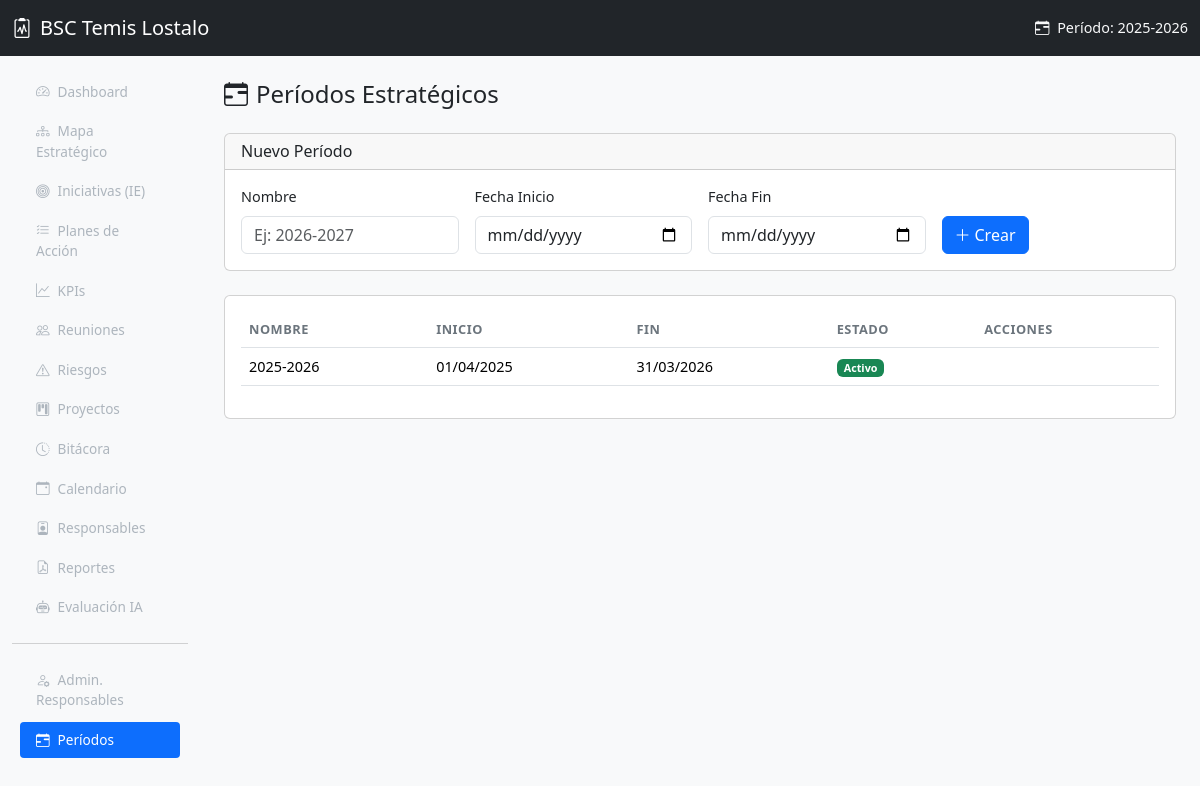
The app's page /index.php?page=periodos with its own data.
### tables this page shows
CREATE TABLE periodos_estrategicos (
    id INT AUTO_INCREMENT PRIMARY KEY,
    nombre VARCHAR(100) NOT NULL,
    fecha_inicio DATE NOT NULL,
    fecha_fin DATE NOT NULL,
    activo TINYINT(1) DEFAULT 0,
    created_at TIMESTAMP DEFAULT CURRENT_TIMESTAMP
);

### includes/functions.php (called while the page is built, shortened)
<?php
function sanitize($input) {
    return htmlspecialchars(trim($input), ENT_QUOTES, 'UTF-8');
}
function activeNav($page, $current) {
    return ($page === $current) ? 'active' : '';
}
function formatDate($date) {
    return date('d/m/Y', strtotime($date));
}
function getPeriodoActivo($pdo) {
    $stmt = $pdo->query("SELECT * FROM periodos_estrategicos WHERE activo = 1 LIMIT 1");
    return $stmt->fetch();
}

### models/Periodo.php (called while the page is built, shortened)
<?php
require_once __DIR__ . '/../config/database.php';
require_once __DIR__ . '/../includes/functions.php';
class Periodo {
    static function getAll($pdo) {
        $stmt = $pdo->query("SELECT * FROM periodos_estrategicos ORDER BY fecha_inicio DESC");
        return $stmt->fetchAll();
    }
}

### views/periodos/index.php (the view, shortened to what this page needs)
<?php
require_once __DIR__ . '/../../models/Periodo.php';
$periodos = Periodo::getAll($pdo);
require_once __DIR__ . '/../layout/header.php';
?>
<h4 class="mb-4"><i class="bi bi-calendar-range me-2"></i>Períodos Estratégicos</h4>
<div class="card mb-4">
    <div class="card-header"><h6 class="mb-0">Nuevo Período</h6></div>
    <div class="card-body">
        <form method="POST" action="<?= BASE_URL ?>index.php?page=periodos&action=guardar" class="row g-3 align-items-end">
            <div class="col-md-3">
                <label class="form-label">Nombre</label>
                <input type="text" class="form-control" name="nombre" placeholder="Ej: 2026-2027" required>
            </div>
            <div class="col-md-3">
                <label class="form-label">Fecha Inicio</label>
                <input type="date" class="form-control" name="fecha_inicio" required>
            </div>
            <div class="col-md-3">
                <label class="form-label">Fecha Fin</label>
                <input type="date" class="form-control" name="fecha_fin" required>
            </div>
            <div class="col-md-3">
                <button type="submit" class="btn btn-primary"><i class="bi bi-plus-lg me-1"></i>Crear</button>
            </div>
        </form>
    </div>
</div>
<div class="card">
    <div class="card-body">
        <table class="table">
            <thead><tr><th>Nombre</th><th>Inicio</th><th>Fin</th><th>Estado</th><th>Acciones</th></tr></thead>
            <tbody>
                <?php foreach ($periodos as $p): ?>
                <tr>
                    <td><?= sanitize($p['nombre']) ?></td>
                    <td><?= formatDate($p['fecha_inicio']) ?></td>
                    <td><?= formatDate($p['fecha_fin']) ?></td>
                    <td>
                        <?php if ($p['activo']): ?>
                            <span class="badge bg-success">Activo</span>
                        <?php else: ?>
                            <span class="badge bg-secondary">Inactivo</span>
                        <?php endif; ?>
                    </td>
                    <td>
                    </td>
                </tr>
                <?php endforeach; ?>
            </tbody>
        </table>
    </div>
</div>
<?php require_once __DIR__ . '/../layout/footer.php'; ?>

### views/layout/header.php (shortened to what this page needs)
<!DOCTYPE html>
<html lang="es">
<head>
    <link href="https://cdn.jsdelivr.net/npm/bootstrap@5.3.3/dist/css/bootstrap.min.css" rel="stylesheet">
    <link href="https://cdn.jsdelivr.net/npm/bootstrap-icons@1.11.3/font/bootstrap-icons.min.css" rel="stylesheet">
    <link href="<?= BASE_URL ?>assets/css/style.css" rel="stylesheet">
</head>
<body>
    <nav class="navbar navbar-dark bg-dark fixed-top">
        <div class="container-fluid">
            <a class="navbar-brand d-flex align-items-center" href="<?= BASE_URL ?>">
                <i class="bi bi-clipboard2-pulse me-2"></i>
                BSC Temis Lostalo
            </a>
            <?php if ($periodoActivo): ?>
                <span class="navbar-text text-light">
                    <i class="bi bi-calendar-range me-1"></i>
                    Período: <?= sanitize($periodoActivo['nombre']) ?>
                </span>
            <?php endif; ?>
        </div>
    </nav>
    <div class="container-fluid">
        <div class="row">
            <nav id="sidebar" class="col-md-2 d-md-block sidebar offcanvas-md offcanvas-start">
                <div class="offcanvas-body position-sticky pt-3">
                    <ul class="nav flex-column">
                        <li class="nav-item">
                            <a class="nav-link <?= activeNav('dashboard', $page) ?>" href="<?= BASE_URL ?>index.php?page=dashboard">
                                <i class="bi bi-speedometer2 me-2"></i>Dashboard
                            </a>
                        </li>
                        <li class="nav-item">
                            <a class="nav-link <?= activeNav('mapa', $page) ?>" href="<?= BASE_URL ?>index.php?page=mapa">
                                <i class="bi bi-diagram-3 me-2"></i>Mapa Estratégico
                            </a>
                        </li>
                        <li class="nav-item">
                            <a class="nav-link <?= activeNav('iniciativas', $page) ?>" href="<?= BASE_URL ?>index.php?page=iniciativas">
                                <i class="bi bi-bullseye me-2"></i>Iniciativas (IE)
                            </a>
                        </li>
                        <li class="nav-item">
                            <a class="nav-link <?= activeNav('planes', $page) ?>" href="<?= BASE_URL ?>index.php?page=planes">
                                <i class="bi bi-list-check me-2"></i>Planes de Acción
                            </a>
                        </li>
                        <li class="nav-item">
                            <a class="nav-link <?= activeNav('kpis', $page) ?>" href="<?= BASE_URL ?>index.php?page=kpis">
                                <i class="bi bi-graph-up me-2"></i>KPIs
                            </a>
                        </li>
                        <li class="nav-item">
                            <a class="nav-link <?= activeNav('reuniones', $page) ?>" href="<?= BASE_URL ?>index.php?page=reuniones">
                                <i class="bi bi-people me-2"></i>Reuniones
                            </a>
                        </li>
                        <li class="nav-item">
                            <a class="nav-link <?= activeNav('riesgos', $page) ?>" href="<?= BASE_URL ?>index.php?page=riesgos">
                                <i class="bi bi-exclamation-triangle me-2"></i>Riesgos
                            </a>
                        </li>
                        <li class="nav-item">
                            <a class="nav-link <?= activeNav('proyectos', $page) ?>" href="<?= BASE_URL ?>index.php?page=proyectos">
                                <i class="bi bi-kanban me-2"></i>Proyectos
                            </a>
                        </li>
                        <li class="nav-item">
                            <a class="nav-link <?= activeNav('bitacora', $page) ?>" href="<?= BASE_URL ?>index.php?page=bitacora">
                                <i class="bi bi-clock-history me-2"></i>Bitácora
                            </a>
                        </li>
                        <li class="nav-item">
                            <a class="nav-link <?= activeNav('calendario', $page) ?>" href="<?= BASE_URL ?>index.php?page=calendario">
                                <i class="bi bi-calendar-event me-2"></i>Calendario
                            </a>
                        </li>
                        <li class="nav-item">
                            <a class="nav-link <?= activeNav('responsables', $page) ?>" href="<?= BASE_URL ?>index.php?page=responsables">
                                <i class="bi bi-person-badge me-2"></i>Responsables
                            </a>
                        </li>
                        <li class="nav-item">
                            <a class="nav-link <?= activeNav('reportes', $page) ?>" href="<?= BASE_URL ?>index.php?page=reportes">
                                <i class="bi bi-file-earmark-pdf me-2"></i>Reportes
                            </a>
                        </li>
                        <li class="nav-item">
                            <a class="nav-link <?= activeNav('evaluacion', $page) ?>" href="<?= BASE_URL ?>index.php?page=evaluacion">
                                <i class="bi bi-robot me-2"></i>Evaluación IA
                            </a>
                        </li>
                        <hr class="text-muted">
                        <li class="nav-item">
                            <a class="nav-link <?= activeNav('admin_responsables', $page) ?>" href="<?= BASE_URL ?>index.php?page=admin_responsables">
                                <i class="bi bi-person-gear me-2"></i>Admin. Responsables
                            </a>
                        </li>
                        <li class="nav-item">
                            <a class="nav-link <?= activeNav('periodos', $page) ?>" href="<?= BASE_URL ?>index.php?page=periodos">
                                <i class="bi bi-calendar-range me-2"></i>Períodos
                            </a>
                        </li>
                    </ul>
                </div>
            </nav>
            <main class="col-md-10 ms-sm-auto px-md-4 main-content">

### assets/css/style.css (style rules this page uses)
body { font-size: 0.9rem; background-color: #f8f9fa; }
.main-content { margin-top: 56px; padding-top: 1.5rem; padding-bottom: 2rem; }
.sidebar { background-color: #212529; min-height: calc(100vh - 56px); margin-top: 56px; padding-top: 0; }
.sidebar .nav-link { color: #adb5bd; padding: 0.5rem 1rem; border-radius: 0.25rem; margin: 0.1rem 0.5rem; font-size: 0.85rem; }
.sidebar .nav-link.active { color: #fff; background-color: #0d6efd; }
.sidebar .nav-link i { width: 20px; text-align: center; }
.table th { font-weight: 600; font-size: 0.8rem; text-transform: uppercase; letter-spacing: 0.5px; color: #6c757d; }

### records on screen
periodos_estrategicos: nombre "2025-2026", fecha_inicio "01/04/2025", fecha_fin "31/03/2026", activo "Activo"
